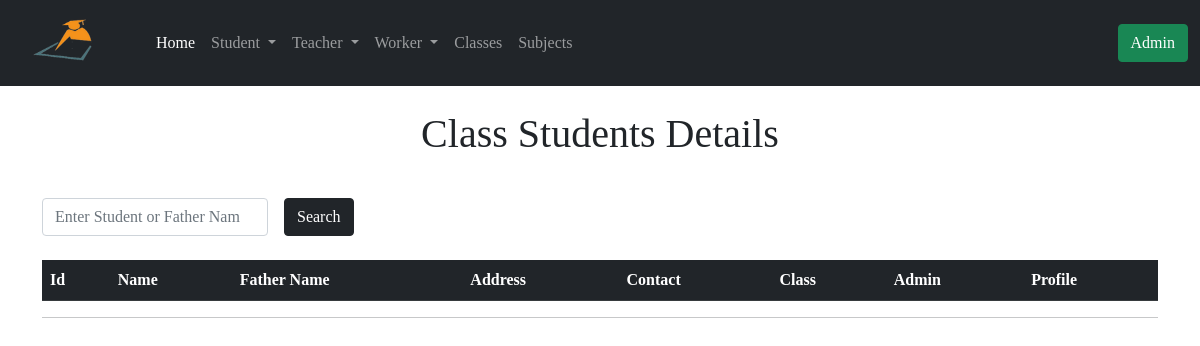
The page /class_wise_student/1 on the database as committed earlier.
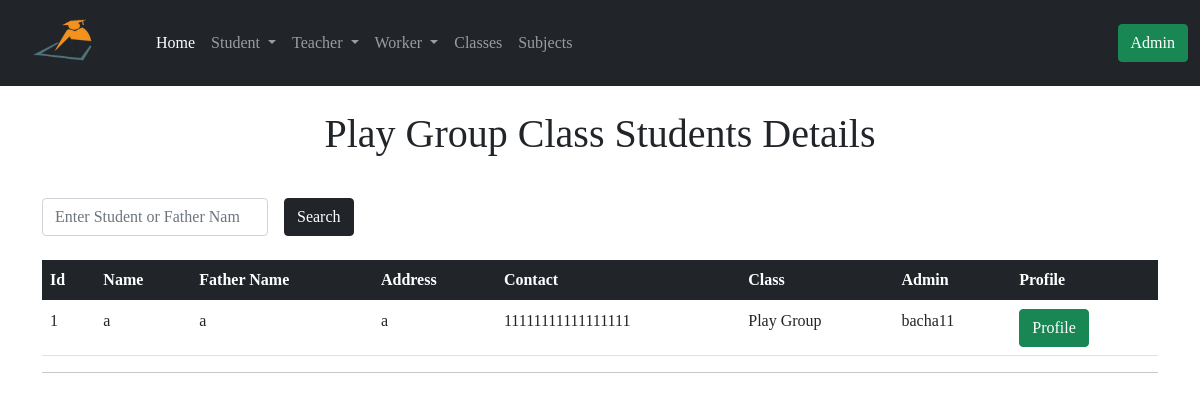
The same page on the database as committed later.
### app/models.py (models this page shows, shortened)
class Class(db.Model):
    id = db.Column(db.Integer, primary_key=True)
    cls_name = db.Column(db.String(64), index=True)
    admin_id = db.Column(db.Integer, db.ForeignKey('admin.id'))
    student = db.relationship('Student', backref='stdclass')
    leavestudent = db.relationship('LeaveStudent', backref='stdclass')

class Student(db.Model):
    id = db.Column(db.Integer, primary_key=True)
    std_name = db.Column(db.String(64), index=True)
    f_name = db.Column(db.String(64), index=True)
    std_address = db.Column(db.String(128), index=True)
    std_contact = db.Column(db.String(64), index=True)
    join_date = db.Column(db.DateTime, default=datetime.utcnow())
    std_class = db.Column(db.Integer, db.ForeignKey('class.id'))
    admin_id = db.Column(db.Integer, db.ForeignKey('admin.id'))

class Admin(UserMixin, db.Model):
    id = db.Column(db.Integer, primary_key=True)
    username = db.Column(db.String(32), unique=True, index=True)
    email = db.Column(db.String(64), unique=True, index=True)
    password_hash = db.Column(db.String(128))
    join_date = db.Column(db.DateTime, default=datetime.utcnow())
    student = db.relationship('Student', backref='admin')
    leavestudent = db.relationship('LeaveStudent', backref='admin')
    teacher = db.relationship('Teacher', backref='admin')
    leaveteacher = db.relationship('LeaveTeacher', backref='admin')
    worker = db.relationship('Worker', backref='admin')
    leaveworker = db.relationship('LeaveWorker', backref='admin')
    classs = db.relationship('Class', backref='admin')
    subject = db.relationship('Subject', backref='admin')

### app/routes.py (the view)
@app.route('/class_wise_student/<std_class>')
def class_wise_student(std_class):
    query = request.args.get('query')
    if query:
        students = Student.query.filter(Student.std_name.contains(query)|
                                        Student.f_name.contains(query))
        return render_template('class_wise_student.html', title='Class Wise Student', query=query, students=students)
    page = request.args.get('page', 1, type=int)
    class_name = Class.query.filter_by(id=std_class).first()
    students = Student.query.filter_by(std_class=std_class).order_by(Student.id.asc()).paginate(
        page, app.config['ENTRY_PER_PAGE'], False)
    next_url = url_for('class_wise_student', std_class=std_class, page=students.next_num) \
        if students.has_next else None
    prev_url = url_for('class_wise_student', std_class=std_class, page=students.prev_num) \
        if students.has_prev else None
    return render_template('class_wise_student.html', title='Class Wise Student', class_name=class_name, students=students.items, next_url=next_url, prev_url=prev_url)

### app/templates/class_wise_student.html (shortened to what this page needs)
{% extends 'base.html' %}
{% block content %}
<div class="container">
  {% if query %}
  <h1 class="text-center mt-4">Search Result About! <span class="text-primary"> {{ query }} </span></h1>
  {% else %}
  <h1 class="text-center mt-4"> {{ class_name.cls_name }} Class Students Details</h1>
  {% endif %}
  <form action="" method="GET">
    <div class="row g-3 align-items-center mt-4">
      <div class="col-auto">
        <input type="search" name="query" id="inputPassword6" value="{{query}}" class="form-control" placeholder="Enter Student or Father Name" required>
      </div>
      <div class="col-auto">
        <button type="submit" class="btn btn-dark">Search</button>
      </div>
    </div>
  </form>
<table class="table mt-4">
    <thead class="table-dark">
      <tr>
        <th scope="col">Id</th>
        <th scope="col">Name</th>
        <th scope="col">Father Name</th>
        <th scope="col">Address</th>
        <th scope="col">Contact</th>
        <th scope="col">Class</th>
        <th scope="col">Admin</th>
        <th scope="col">Profile</th>
      </tr>
    </thead>
    {% for student in students %}
    <tbody>
      <tr>
        <td> {{ student.id }}</td>
        <td>  {{ student.std_name }} </td>
        <td> {{ student.f_name }} </td>
        <td> {{ student.std_address }} </td>
        <td> {{ student.std_contact }} </td>
        <td> {{ student.stdclass.cls_name }} </td>
        <td> {{ student.admin.username }} </td>
        <td> <a href=" {{ url_for('student_profile', id=student.id)}} "> <button type="submit" class="btn btn-success">  Profile </button> </a></td>
      </tr>
    </tbody>
    {% endfor %}
  </table>
  <hr>
</div>
{% endblock %}

### app/templates/base.html (shortened to what this page needs)
<!DOCTYPE html>
<html lang="en">
<head>
    <link href="https://cdn.jsdelivr.net/npm/bootstrap@5.0.0-beta2/dist/css/bootstrap.min.css" rel="stylesheet">
</head>
<body>
    {% include 'nav.html' %}
    {% block content %} {% endblock %}
</body>
</html>

### app/templates/nav.html (shortened to what this page needs)
<nav class="navbar navbar-expand-lg navbar-dark bg-dark">
    <div class="container-fluid">
      <a class="navbar-brand" href="{{ url_for('index') }}"><img src=" {{ url_for('static', filename='image/rsz_1logo.png')}} " class="brand_logo " width="120px" height="60px"  alt="Logo"></a>
      <div class="collapse navbar-collapse" id="navbarSupportedContent">
        <ul class="navbar-nav me-auto mb-2 mb-lg-0">
          <li class="nav-item">
            <a class="nav-link active" aria-current="page" href="{{ url_for('index') }}">Home</a>
          </li>
          <li class="nav-item dropdown">
            <a class="nav-link dropdown-toggle" href="#" id="navbarDropdown" role="button" data-bs-toggle="dropdown" aria-expanded="false">
              Student
            </a>
          </li>
          <li class="nav-item dropdown">
            <a class="nav-link dropdown-toggle" href="#" id="navbarDropdown" role="button" data-bs-toggle="dropdown" aria-expanded="false">
              Teacher
            </a>
          </li>
          <li class="nav-item dropdown">
            <a class="nav-link dropdown-toggle" href="#" id="navbarDropdown" role="button" data-bs-toggle="dropdown" aria-expanded="false">
              Worker
            </a>
          </li>
          <li class="nav-item">
            <a class="nav-link " aria-current="page" href="{{ url_for('list_of_class') }}">Classes</a>
          </li>
          <li class="nav-item">
            <a class="nav-link " aria-current="page" href="{{ url_for('list_of_subject') }}">Subjects</a>
          </li>
        </ul>
        {% if current_user.is_anonymous %}
        <a href="{{ url_for('admin_login') }}"><button class="btn btn-success ms-2">Admin</button></a>
        {% else %}
        <a href="{{ url_for('admin_logout') }}"><button class="btn btn-success ms-2">Logout</button></a>
        {% endif %}
      </div>
    </div>
  </nav>

### app/templates/base.html (style rules this page uses)
body { font-family: 'Times New Roman', Times, serif; }

Rows that differ between the two databases and show on the page:
added Class: cls_name "Play Group"
added Student: id "1", std_name "a", f_name "a", std_address "a", std_contact "11111111111111111", stdclass.cls_name "Play Group", admin.username "bacha11"
